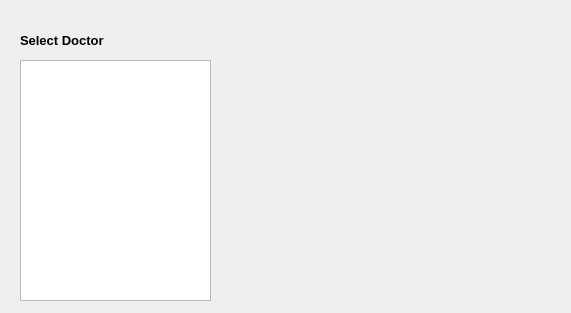
<?xml version="1.0" encoding="UTF-8"?>
<ui version="4.0">
 <class>DocAvailability</class>
 <widget class="QMainWindow" name="DocAvailability">
  <property name="geometry">
   <rect>
    <x>0</x>
    <y>0</y>
    <width>571</width>
    <height>313</height>
   </rect>
  </property>
  <property name="windowTitle">
   <string>MainWindow</string>
  </property>
  <property name="windowIcon">
   <iconset resource="images.qrc">
    <normaloff>:/Images/Icon.png</normaloff>:/Images/Icon.png</iconset>
  </property>
  <widget class="QWidget" name="centralwidget">
   <widget class="QListWidget" name="listWidget">
    <property name="geometry">
     <rect>
      <x>20</x>
      <y>60</y>
      <width>191</width>
      <height>241</height>
     </rect>
    </property>
   </widget>
   <widget class="QLabel" name="label">
    <property name="geometry">
     <rect>
      <x>20</x>
      <y>30</y>
      <width>131</width>
      <height>21</height>
     </rect>
    </property>
    <property name="text">
     <string>&lt;html&gt;&lt;head/&gt;&lt;body&gt;&lt;p&gt;&lt;span style=&quot; font-size:10pt; font-weight:600;&quot;&gt;Select Doctor&lt;/span&gt;&lt;/p&gt;&lt;/body&gt;&lt;/html&gt;</string>
    </property>
   </widget>
  </widget>
 </widget>
 <resources>
  <include location="images.qrc"/>
 </resources>
 <connections/>
</ui>
